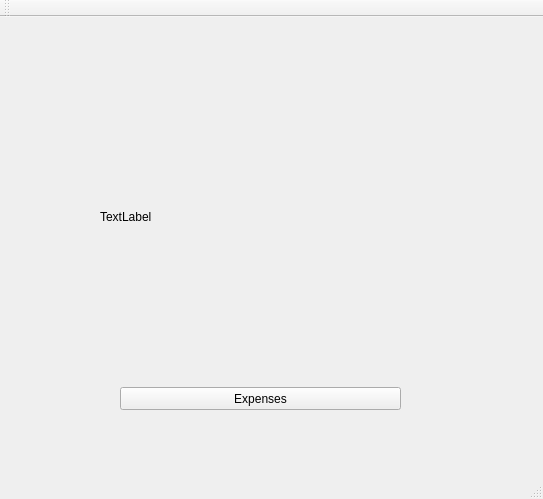
<?xml version="1.0" encoding="UTF-8"?>
<ui version="4.0">
 <class>MainWindow</class>
 <widget class="QMainWindow" name="MainWindow">
  <property name="geometry">
   <rect>
    <x>0</x>
    <y>0</y>
    <width>543</width>
    <height>499</height>
   </rect>
  </property>
  <property name="windowTitle">
   <string>QuickBee</string>
  </property>
  <widget class="QWidget" name="centralWidget">
   <widget class="QLabel" name="label">
    <property name="geometry">
     <rect>
      <x>100</x>
      <y>40</y>
      <width>329</width>
      <height>319</height>
     </rect>
    </property>
    <property name="text">
     <string>TextLabel</string>
    </property>
   </widget>
   <widget class="QPushButton" name="pushButton">
    <property name="geometry">
     <rect>
      <x>120</x>
      <y>370</y>
      <width>281</width>
      <height>23</height>
     </rect>
    </property>
    <property name="text">
     <string>Expenses</string>
    </property>
   </widget>
  </widget>
  <widget class="QMenuBar" name="menuBar">
   <property name="geometry">
    <rect>
     <x>0</x>
     <y>0</y>
     <width>543</width>
     <height>20</height>
    </rect>
   </property>
  </widget>
  <widget class="QToolBar" name="mainToolBar">
   <attribute name="toolBarArea">
    <enum>TopToolBarArea</enum>
   </attribute>
   <attribute name="toolBarBreak">
    <bool>false</bool>
   </attribute>
  </widget>
  <widget class="QStatusBar" name="statusBar"/>
 </widget>
 <layoutdefault spacing="6" margin="11"/>
 <resources/>
 <connections/>
</ui>
